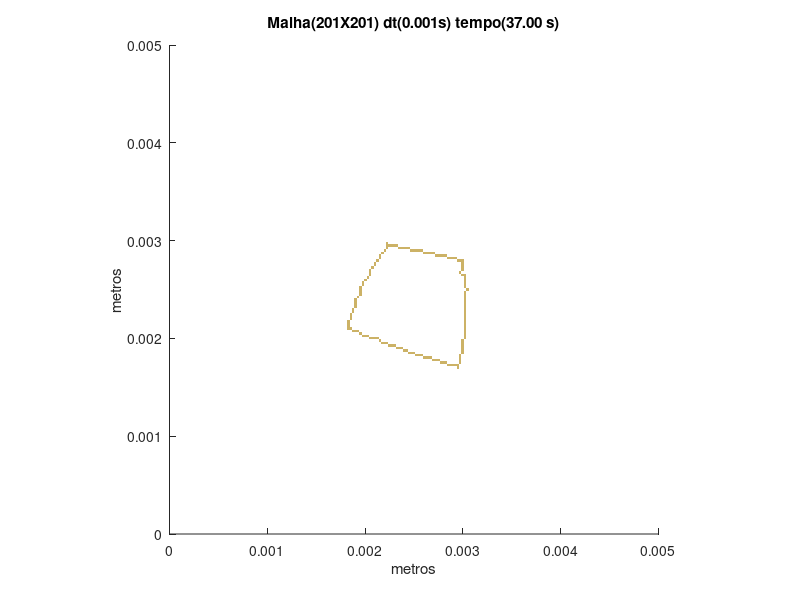

The MATLAB script that drew this image:
set (gca,'PlotBoxAspectRatio',[1 1 1],'Xlim',[0,0.005],'Ylim',[0,0.005])
hold on
title('Malha(201X201) dt(0.001s) tempo(37.00 s)')
hold on
ylabel('metros')
hold on
xlabel('metros')
hold on

fill([0.00293532338308458 0.00293532338308458 0.00296019900497512 0.00296019900497512],[0.00169154228855721 0.00171641791044776 0.00171641791044776 0.00169154228855721],[0.8,0.7,0.4],'LineStyle','none')

fill([0.00283582089552239 0.00283582089552239 0.00286069651741294 0.00286069651741294],[0.00171641791044776 0.00174129353233831 0.00174129353233831 0.00171641791044776],[0.8,0.7,0.4],'LineStyle','none')

fill([0.00286069651741294 0.00286069651741294 0.00288557213930348 0.00288557213930348],[0.00171641791044776 0.00174129353233831 0.00174129353233831 0.00171641791044776],[0.8,0.7,0.4],'LineStyle','none')

fill([0.00288557213930348 0.00288557213930348 0.00291044776119403 0.00291044776119403],[0.00171641791044776 0.00174129353233831 0.00174129353233831 0.00171641791044776],[0.8,0.7,0.4],'LineStyle','none')

fill([0.00291044776119403 0.00291044776119403 0.00293532338308458 0.00293532338308458],[0.00171641791044776 0.00174129353233831 0.00174129353233831 0.00171641791044776],[0.8,0.7,0.4],'LineStyle','none')

fill([0.00293532338308458 0.00293532338308458 0.00296019900497512 0.00296019900497512],[0.00171641791044776 0.00174129353233831 0.00174129353233831 0.00171641791044776],[0.8,0.7,0.4],'LineStyle','none')

fill([0.00276119402985075 0.00276119402985075 0.00278606965174129 0.00278606965174129],[0.00174129353233831 0.00176616915422886 0.00176616915422886 0.00174129353233831],[0.8,0.7,0.4],'LineStyle','none')

fill([0.00278606965174129 0.00278606965174129 0.00281094527363184 0.00281094527363184],[0.00174129353233831 0.00176616915422886 0.00176616915422886 0.00174129353233831],[0.8,0.7,0.4],'LineStyle','none')

fill([0.00281094527363184 0.00281094527363184 0.00283582089552239 0.00283582089552239],[0.00174129353233831 0.00176616915422886 0.00176616915422886 0.00174129353233831],[0.8,0.7,0.4],'LineStyle','none')

fill([0.00296019900497512 0.00296019900497512 0.00298507462686567 0.00298507462686567],[0.00174129353233831 0.00176616915422886 0.00176616915422886 0.00174129353233831],[0.8,0.7,0.4],'LineStyle','none')

fill([0.0026865671641791 0.0026865671641791 0.00271144278606965 0.00271144278606965],[0.00176616915422886 0.0017910447761194 0.0017910447761194 0.00176616915422886],[0.8,0.7,0.4],'LineStyle','none')

fill([0.00271144278606965 0.00271144278606965 0.0027363184079602 0.0027363184079602],[0.00176616915422886 0.0017910447761194 0.0017910447761194 0.00176616915422886],[0.8,0.7,0.4],'LineStyle','none')

fill([0.0027363184079602 0.0027363184079602 0.00276119402985075 0.00276119402985075],[0.00176616915422886 0.0017910447761194 0.0017910447761194 0.00176616915422886],[0.8,0.7,0.4],'LineStyle','none')

fill([0.00296019900497512 0.00296019900497512 0.00298507462686567 0.00298507462686567],[0.00176616915422886 0.0017910447761194 0.0017910447761194 0.00176616915422886],[0.8,0.7,0.4],'LineStyle','none')

fill([0.00258706467661692 0.00258706467661692 0.00261194029850746 0.00261194029850746],[0.0017910447761194 0.00181592039800995 0.00181592039800995 0.0017910447761194],[0.8,0.7,0.4],'LineStyle','none')

fill([0.00261194029850746 0.00261194029850746 0.00263681592039801 0.00263681592039801],[0.0017910447761194 0.00181592039800995 0.00181592039800995 0.0017910447761194],[0.8,0.7,0.4],'LineStyle','none')

fill([0.00263681592039801 0.00263681592039801 0.00266169154228856 0.00266169154228856],[0.0017910447761194 0.00181592039800995 0.00181592039800995 0.0017910447761194],[0.8,0.7,0.4],'LineStyle','none')

fill([0.00266169154228856 0.00266169154228856 0.0026865671641791 0.0026865671641791],[0.0017910447761194 0.00181592039800995 0.00181592039800995 0.0017910447761194],[0.8,0.7,0.4],'LineStyle','none')

fill([0.00296019900497512 0.00296019900497512 0.00298507462686567 0.00298507462686567],[0.0017910447761194 0.00181592039800995 0.00181592039800995 0.0017910447761194],[0.8,0.7,0.4],'LineStyle','none')

fill([0.00251243781094527 0.00251243781094527 0.00253731343283582 0.00253731343283582],[0.00181592039800995 0.0018407960199005 0.0018407960199005 0.00181592039800995],[0.8,0.7,0.4],'LineStyle','none')

fill([0.00253731343283582 0.00253731343283582 0.00256218905472637 0.00256218905472637],[0.00181592039800995 0.0018407960199005 0.0018407960199005 0.00181592039800995],[0.8,0.7,0.4],'LineStyle','none')

fill([0.00256218905472637 0.00256218905472637 0.00258706467661692 0.00258706467661692],[0.00181592039800995 0.0018407960199005 0.0018407960199005 0.00181592039800995],[0.8,0.7,0.4],'LineStyle','none')

fill([0.00296019900497512 0.00296019900497512 0.00298507462686567 0.00298507462686567],[0.00181592039800995 0.0018407960199005 0.0018407960199005 0.00181592039800995],[0.8,0.7,0.4],'LineStyle','none')

fill([0.00243781094527363 0.00243781094527363 0.00246268656716418 0.00246268656716418],[0.0018407960199005 0.00186567164179104 0.00186567164179104 0.0018407960199005],[0.8,0.7,0.4],'LineStyle','none')

fill([0.00246268656716418 0.00246268656716418 0.00248756218905473 0.00248756218905473],[0.0018407960199005 0.00186567164179104 0.00186567164179104 0.0018407960199005],[0.8,0.7,0.4],'LineStyle','none')

fill([0.00248756218905473 0.00248756218905473 0.00251243781094527 0.00251243781094527],[0.0018407960199005 0.00186567164179104 0.00186567164179104 0.0018407960199005],[0.8,0.7,0.4],'LineStyle','none')

fill([0.00298507462686567 0.00298507462686567 0.00300995024875622 0.00300995024875622],[0.0018407960199005 0.00186567164179104 0.00186567164179104 0.0018407960199005],[0.8,0.7,0.4],'LineStyle','none')

fill([0.00238805970149254 0.00238805970149254 0.00241293532338308 0.00241293532338308],[0.00186567164179104 0.00189054726368159 0.00189054726368159 0.00186567164179104],[0.8,0.7,0.4],'LineStyle','none')

fill([0.00241293532338308 0.00241293532338308 0.00243781094527363 0.00243781094527363],[0.00186567164179104 0.00189054726368159 0.00189054726368159 0.00186567164179104],[0.8,0.7,0.4],'LineStyle','none')

fill([0.00298507462686567 0.00298507462686567 0.00300995024875622 0.00300995024875622],[0.00186567164179104 0.00189054726368159 0.00189054726368159 0.00186567164179104],[0.8,0.7,0.4],'LineStyle','none')

fill([0.0023134328358209 0.0023134328358209 0.00233830845771144 0.00233830845771144],[0.00189054726368159 0.00191542288557214 0.00191542288557214 0.00189054726368159],[0.8,0.7,0.4],'LineStyle','none')

fill([0.00233830845771144 0.00233830845771144 0.00236318407960199 0.00236318407960199],[0.00189054726368159 0.00191542288557214 0.00191542288557214 0.00189054726368159],[0.8,0.7,0.4],'LineStyle','none')

fill([0.00236318407960199 0.00236318407960199 0.00238805970149254 0.00238805970149254],[0.00189054726368159 0.00191542288557214 0.00191542288557214 0.00189054726368159],[0.8,0.7,0.4],'LineStyle','none')

fill([0.00298507462686567 0.00298507462686567 0.00300995024875622 0.00300995024875622],[0.00189054726368159 0.00191542288557214 0.00191542288557214 0.00189054726368159],[0.8,0.7,0.4],'LineStyle','none')

fill([0.00223880597014925 0.00223880597014925 0.0022636815920398 0.0022636815920398],[0.00191542288557214 0.00194029850746269 0.00194029850746269 0.00191542288557214],[0.8,0.7,0.4],'LineStyle','none')

fill([0.0022636815920398 0.0022636815920398 0.00228855721393035 0.00228855721393035],[0.00191542288557214 0.00194029850746269 0.00194029850746269 0.00191542288557214],[0.8,0.7,0.4],'LineStyle','none')

fill([0.00228855721393035 0.00228855721393035 0.0023134328358209 0.0023134328358209],[0.00191542288557214 0.00194029850746269 0.00194029850746269 0.00191542288557214],[0.8,0.7,0.4],'LineStyle','none')

fill([0.00298507462686567 0.00298507462686567 0.00300995024875622 0.00300995024875622],[0.00191542288557214 0.00194029850746269 0.00194029850746269 0.00191542288557214],[0.8,0.7,0.4],'LineStyle','none')

fill([0.00216417910447761 0.00216417910447761 0.00218905472636816 0.00218905472636816],[0.00194029850746269 0.00196517412935323 0.00196517412935323 0.00194029850746269],[0.8,0.7,0.4],'LineStyle','none')

fill([0.00218905472636816 0.00218905472636816 0.00221393034825871 0.00221393034825871],[0.00194029850746269 0.00196517412935323 0.00196517412935323 0.00194029850746269],[0.8,0.7,0.4],'LineStyle','none')

fill([0.00221393034825871 0.00221393034825871 0.00223880597014925 0.00223880597014925],[0.00194029850746269 0.00196517412935323 0.00196517412935323 0.00194029850746269],[0.8,0.7,0.4],'LineStyle','none')

fill([0.00298507462686567 0.00298507462686567 0.00300995024875622 0.00300995024875622],[0.00194029850746269 0.00196517412935323 0.00196517412935323 0.00194029850746269],[0.8,0.7,0.4],'LineStyle','none')

fill([0.00213930348258706 0.00213930348258706 0.00216417910447761 0.00216417910447761],[0.00196517412935323 0.00199004975124378 0.00199004975124378 0.00196517412935323],[0.8,0.7,0.4],'LineStyle','none')

fill([0.00298507462686567 0.00298507462686567 0.00300995024875622 0.00300995024875622],[0.00196517412935323 0.00199004975124378 0.00199004975124378 0.00196517412935323],[0.8,0.7,0.4],'LineStyle','none')

fill([0.00203980099502488 0.00203980099502488 0.00206467661691542 0.00206467661691542],[0.00199004975124378 0.00201492537313433 0.00201492537313433 0.00199004975124378],[0.8,0.7,0.4],'LineStyle','none')

fill([0.00206467661691542 0.00206467661691542 0.00208955223880597 0.00208955223880597],[0.00199004975124378 0.00201492537313433 0.00201492537313433 0.00199004975124378],[0.8,0.7,0.4],'LineStyle','none')

fill([0.00208955223880597 0.00208955223880597 0.00211442786069652 0.00211442786069652],[0.00199004975124378 0.00201492537313433 0.00201492537313433 0.00199004975124378],[0.8,0.7,0.4],'LineStyle','none')

fill([0.00211442786069652 0.00211442786069652 0.00213930348258706 0.00213930348258706],[0.00199004975124378 0.00201492537313433 0.00201492537313433 0.00199004975124378],[0.8,0.7,0.4],'LineStyle','none')

fill([0.00300995024875622 0.00300995024875622 0.00303482587064677 0.00303482587064677],[0.00199004975124378 0.00201492537313433 0.00201492537313433 0.00199004975124378],[0.8,0.7,0.4],'LineStyle','none')

fill([0.00196517412935323 0.00196517412935323 0.00199004975124378 0.00199004975124378],[0.00201492537313433 0.00203980099502488 0.00203980099502488 0.00201492537313433],[0.8,0.7,0.4],'LineStyle','none')

fill([0.00199004975124378 0.00199004975124378 0.00201492537313433 0.00201492537313433],[0.00201492537313433 0.00203980099502488 0.00203980099502488 0.00201492537313433],[0.8,0.7,0.4],'LineStyle','none')

fill([0.00201492537313433 0.00201492537313433 0.00203980099502488 0.00203980099502488],[0.00201492537313433 0.00203980099502488 0.00203980099502488 0.00201492537313433],[0.8,0.7,0.4],'LineStyle','none')

fill([0.00300995024875622 0.00300995024875622 0.00303482587064677 0.00303482587064677],[0.00201492537313433 0.00203980099502488 0.00203980099502488 0.00201492537313433],[0.8,0.7,0.4],'LineStyle','none')

fill([0.00194029850746269 0.00194029850746269 0.00196517412935323 0.00196517412935323],[0.00203980099502488 0.00206467661691542 0.00206467661691542 0.00203980099502488],[0.8,0.7,0.4],'LineStyle','none')

fill([0.00300995024875622 0.00300995024875622 0.00303482587064677 0.00303482587064677],[0.00203980099502488 0.00206467661691542 0.00206467661691542 0.00203980099502488],[0.8,0.7,0.4],'LineStyle','none')

fill([0.00186567164179104 0.00186567164179104 0.00189054726368159 0.00189054726368159],[0.00206467661691542 0.00208955223880597 0.00208955223880597 0.00206467661691542],[0.8,0.7,0.4],'LineStyle','none')

fill([0.00189054726368159 0.00189054726368159 0.00191542288557214 0.00191542288557214],[0.00206467661691542 0.00208955223880597 0.00208955223880597 0.00206467661691542],[0.8,0.7,0.4],'LineStyle','none')

fill([0.00191542288557214 0.00191542288557214 0.00194029850746269 0.00194029850746269],[0.00206467661691542 0.00208955223880597 0.00208955223880597 0.00206467661691542],[0.8,0.7,0.4],'LineStyle','none')

fill([0.00300995024875622 0.00300995024875622 0.00303482587064677 0.00303482587064677],[0.00206467661691542 0.00208955223880597 0.00208955223880597 0.00206467661691542],[0.8,0.7,0.4],'LineStyle','none')

fill([0.00181592039800995 0.00181592039800995 0.0018407960199005 0.0018407960199005],[0.00208955223880597 0.00211442786069652 0.00211442786069652 0.00208955223880597],[0.8,0.7,0.4],'LineStyle','none')

fill([0.0018407960199005 0.0018407960199005 0.00186567164179104 0.00186567164179104],[0.00208955223880597 0.00211442786069652 0.00211442786069652 0.00208955223880597],[0.8,0.7,0.4],'LineStyle','none')

fill([0.00300995024875622 0.00300995024875622 0.00303482587064677 0.00303482587064677],[0.00208955223880597 0.00211442786069652 0.00211442786069652 0.00208955223880597],[0.8,0.7,0.4],'LineStyle','none')

fill([0.00181592039800995 0.00181592039800995 0.0018407960199005 0.0018407960199005],[0.00211442786069652 0.00213930348258706 0.00213930348258706 0.00211442786069652],[0.8,0.7,0.4],'LineStyle','none')

fill([0.00300995024875622 0.00300995024875622 0.00303482587064677 0.00303482587064677],[0.00211442786069652 0.00213930348258706 0.00213930348258706 0.00211442786069652],[0.8,0.7,0.4],'LineStyle','none')

fill([0.00181592039800995 0.00181592039800995 0.0018407960199005 0.0018407960199005],[0.00213930348258706 0.00216417910447761 0.00216417910447761 0.00213930348258706],[0.8,0.7,0.4],'LineStyle','none')

fill([0.00300995024875622 0.00300995024875622 0.00303482587064677 0.00303482587064677],[0.00213930348258706 0.00216417910447761 0.00216417910447761 0.00213930348258706],[0.8,0.7,0.4],'LineStyle','none')

fill([0.00181592039800995 0.00181592039800995 0.0018407960199005 0.0018407960199005],[0.00216417910447761 0.00218905472636816 0.00218905472636816 0.00216417910447761],[0.8,0.7,0.4],'LineStyle','none')

fill([0.00300995024875622 0.00300995024875622 0.00303482587064677 0.00303482587064677],[0.00216417910447761 0.00218905472636816 0.00218905472636816 0.00216417910447761],[0.8,0.7,0.4],'LineStyle','none')

fill([0.0018407960199005 0.0018407960199005 0.00186567164179104 0.00186567164179104],[0.00218905472636816 0.00221393034825871 0.00221393034825871 0.00218905472636816],[0.8,0.7,0.4],'LineStyle','none')

fill([0.00300995024875622 0.00300995024875622 0.00303482587064677 0.00303482587064677],[0.00218905472636816 0.00221393034825871 0.00221393034825871 0.00218905472636816],[0.8,0.7,0.4],'LineStyle','none')

fill([0.0018407960199005 0.0018407960199005 0.00186567164179104 0.00186567164179104],[0.00221393034825871 0.00223880597014925 0.00223880597014925 0.00221393034825871],[0.8,0.7,0.4],'LineStyle','none')

fill([0.00300995024875622 0.00300995024875622 0.00303482587064677 0.00303482587064677],[0.00221393034825871 0.00223880597014925 0.00223880597014925 0.00221393034825871],[0.8,0.7,0.4],'LineStyle','none')

fill([0.0018407960199005 0.0018407960199005 0.00186567164179104 0.00186567164179104],[0.00223880597014925 0.0022636815920398 0.0022636815920398 0.00223880597014925],[0.8,0.7,0.4],'LineStyle','none')

fill([0.00300995024875622 0.00300995024875622 0.00303482587064677 0.00303482587064677],[0.00223880597014925 0.0022636815920398 0.0022636815920398 0.00223880597014925],[0.8,0.7,0.4],'LineStyle','none')

fill([0.00186567164179104 0.00186567164179104 0.00189054726368159 0.00189054726368159],[0.0022636815920398 0.00228855721393035 0.00228855721393035 0.0022636815920398],[0.8,0.7,0.4],'LineStyle','none')

fill([0.00300995024875622 0.00300995024875622 0.00303482587064677 0.00303482587064677],[0.0022636815920398 0.00228855721393035 0.00228855721393035 0.0022636815920398],[0.8,0.7,0.4],'LineStyle','none')

fill([0.00186567164179104 0.00186567164179104 0.00189054726368159 0.00189054726368159],[0.00228855721393035 0.0023134328358209 0.0023134328358209 0.00228855721393035],[0.8,0.7,0.4],'LineStyle','none')

fill([0.00300995024875622 0.00300995024875622 0.00303482587064677 0.00303482587064677],[0.00228855721393035 0.0023134328358209 0.0023134328358209 0.00228855721393035],[0.8,0.7,0.4],'LineStyle','none')

fill([0.00189054726368159 0.00189054726368159 0.00191542288557214 0.00191542288557214],[0.0023134328358209 0.00233830845771144 0.00233830845771144 0.0023134328358209],[0.8,0.7,0.4],'LineStyle','none')

fill([0.00300995024875622 0.00300995024875622 0.00303482587064677 0.00303482587064677],[0.0023134328358209 0.00233830845771144 0.00233830845771144 0.0023134328358209],[0.8,0.7,0.4],'LineStyle','none')

fill([0.00189054726368159 0.00189054726368159 0.00191542288557214 0.00191542288557214],[0.00233830845771144 0.00236318407960199 0.00236318407960199 0.00233830845771144],[0.8,0.7,0.4],'LineStyle','none')

fill([0.00300995024875622 0.00300995024875622 0.00303482587064677 0.00303482587064677],[0.00233830845771144 0.00236318407960199 0.00236318407960199 0.00233830845771144],[0.8,0.7,0.4],'LineStyle','none')

fill([0.00189054726368159 0.00189054726368159 0.00191542288557214 0.00191542288557214],[0.00236318407960199 0.00238805970149254 0.00238805970149254 0.00236318407960199],[0.8,0.7,0.4],'LineStyle','none')

fill([0.00300995024875622 0.00300995024875622 0.00303482587064677 0.00303482587064677],[0.00236318407960199 0.00238805970149254 0.00238805970149254 0.00236318407960199],[0.8,0.7,0.4],'LineStyle','none')

fill([0.00189054726368159 0.00189054726368159 0.00191542288557214 0.00191542288557214],[0.00238805970149254 0.00241293532338308 0.00241293532338308 0.00238805970149254],[0.8,0.7,0.4],'LineStyle','none')

fill([0.00300995024875622 0.00300995024875622 0.00303482587064677 0.00303482587064677],[0.00238805970149254 0.00241293532338308 0.00241293532338308 0.00238805970149254],[0.8,0.7,0.4],'LineStyle','none')

fill([0.00191542288557214 0.00191542288557214 0.00194029850746269 0.00194029850746269],[0.00241293532338308 0.00243781094527363 0.00243781094527363 0.00241293532338308],[0.8,0.7,0.4],'LineStyle','none')

fill([0.00300995024875622 0.00300995024875622 0.00303482587064677 0.00303482587064677],[0.00241293532338308 0.00243781094527363 0.00243781094527363 0.00241293532338308],[0.8,0.7,0.4],'LineStyle','none')

fill([0.00194029850746269 0.00194029850746269 0.00196517412935323 0.00196517412935323],[0.00243781094527363 0.00246268656716418 0.00246268656716418 0.00243781094527363],[0.8,0.7,0.4],'LineStyle','none')

fill([0.00300995024875622 0.00300995024875622 0.00303482587064677 0.00303482587064677],[0.00243781094527363 0.00246268656716418 0.00246268656716418 0.00243781094527363],[0.8,0.7,0.4],'LineStyle','none')

fill([0.00194029850746269 0.00194029850746269 0.00196517412935323 0.00196517412935323],[0.00246268656716418 0.00248756218905473 0.00248756218905473 0.00246268656716418],[0.8,0.7,0.4],'LineStyle','none')

fill([0.00300995024875622 0.00300995024875622 0.00303482587064677 0.00303482587064677],[0.00246268656716418 0.00248756218905473 0.00248756218905473 0.00246268656716418],[0.8,0.7,0.4],'LineStyle','none')

fill([0.00194029850746269 0.00194029850746269 0.00196517412935323 0.00196517412935323],[0.00248756218905473 0.00251243781094527 0.00251243781094527 0.00248756218905473],[0.8,0.7,0.4],'LineStyle','none')

fill([0.00303482587064677 0.00303482587064677 0.00305970149253731 0.00305970149253731],[0.00248756218905473 0.00251243781094527 0.00251243781094527 0.00248756218905473],[0.8,0.7,0.4],'LineStyle','none')

fill([0.00194029850746269 0.00194029850746269 0.00196517412935323 0.00196517412935323],[0.00251243781094527 0.00253731343283582 0.00253731343283582 0.00251243781094527],[0.8,0.7,0.4],'LineStyle','none')

fill([0.00300995024875622 0.00300995024875622 0.00303482587064677 0.00303482587064677],[0.00251243781094527 0.00253731343283582 0.00253731343283582 0.00251243781094527],[0.8,0.7,0.4],'LineStyle','none')

fill([0.00196517412935323 0.00196517412935323 0.00199004975124378 0.00199004975124378],[0.00253731343283582 0.00256218905472637 0.00256218905472637 0.00253731343283582],[0.8,0.7,0.4],'LineStyle','none')

fill([0.00300995024875622 0.00300995024875622 0.00303482587064677 0.00303482587064677],[0.00253731343283582 0.00256218905472637 0.00256218905472637 0.00253731343283582],[0.8,0.7,0.4],'LineStyle','none')

fill([0.00196517412935323 0.00196517412935323 0.00199004975124378 0.00199004975124378],[0.00256218905472637 0.00258706467661692 0.00258706467661692 0.00256218905472637],[0.8,0.7,0.4],'LineStyle','none')

fill([0.00300995024875622 0.00300995024875622 0.00303482587064677 0.00303482587064677],[0.00256218905472637 0.00258706467661692 0.00258706467661692 0.00256218905472637],[0.8,0.7,0.4],'LineStyle','none')

fill([0.00199004975124378 0.00199004975124378 0.00201492537313433 0.00201492537313433],[0.00258706467661692 0.00261194029850746 0.00261194029850746 0.00258706467661692],[0.8,0.7,0.4],'LineStyle','none')

fill([0.00300995024875622 0.00300995024875622 0.00303482587064677 0.00303482587064677],[0.00258706467661692 0.00261194029850746 0.00261194029850746 0.00258706467661692],[0.8,0.7,0.4],'LineStyle','none')

fill([0.00201492537313433 0.00201492537313433 0.00203980099502488 0.00203980099502488],[0.00261194029850746 0.00263681592039801 0.00263681592039801 0.00261194029850746],[0.8,0.7,0.4],'LineStyle','none')

fill([0.00300995024875622 0.00300995024875622 0.00303482587064677 0.00303482587064677],[0.00261194029850746 0.00263681592039801 0.00263681592039801 0.00261194029850746],[0.8,0.7,0.4],'LineStyle','none')

fill([0.00203980099502488 0.00203980099502488 0.00206467661691542 0.00206467661691542],[0.00263681592039801 0.00266169154228856 0.00266169154228856 0.00263681592039801],[0.8,0.7,0.4],'LineStyle','none')

fill([0.00298507462686567 0.00298507462686567 0.00300995024875622 0.00300995024875622],[0.00263681592039801 0.00266169154228856 0.00266169154228856 0.00263681592039801],[0.8,0.7,0.4],'LineStyle','none')

fill([0.00300995024875622 0.00300995024875622 0.00303482587064677 0.00303482587064677],[0.00263681592039801 0.00266169154228856 0.00266169154228856 0.00263681592039801],[0.8,0.7,0.4],'LineStyle','none')

fill([0.00203980099502488 0.00203980099502488 0.00206467661691542 0.00206467661691542],[0.00266169154228856 0.0026865671641791 0.0026865671641791 0.00266169154228856],[0.8,0.7,0.4],'LineStyle','none')

fill([0.00296019900497512 0.00296019900497512 0.00298507462686567 0.00298507462686567],[0.00266169154228856 0.0026865671641791 0.0026865671641791 0.00266169154228856],[0.8,0.7,0.4],'LineStyle','none')

fill([0.00203980099502488 0.00203980099502488 0.00206467661691542 0.00206467661691542],[0.0026865671641791 0.00271144278606965 0.00271144278606965 0.0026865671641791],[0.8,0.7,0.4],'LineStyle','none')

fill([0.00298507462686567 0.00298507462686567 0.00300995024875622 0.00300995024875622],[0.0026865671641791 0.00271144278606965 0.00271144278606965 0.0026865671641791],[0.8,0.7,0.4],'LineStyle','none')

fill([0.00206467661691542 0.00206467661691542 0.00208955223880597 0.00208955223880597],[0.00271144278606965 0.0027363184079602 0.0027363184079602 0.00271144278606965],[0.8,0.7,0.4],'LineStyle','none')

fill([0.00298507462686567 0.00298507462686567 0.00300995024875622 0.00300995024875622],[0.00271144278606965 0.0027363184079602 0.0027363184079602 0.00271144278606965],[0.8,0.7,0.4],'LineStyle','none')

fill([0.00208955223880597 0.00208955223880597 0.00211442786069652 0.00211442786069652],[0.0027363184079602 0.00276119402985075 0.00276119402985075 0.0027363184079602],[0.8,0.7,0.4],'LineStyle','none')

fill([0.00298507462686567 0.00298507462686567 0.00300995024875622 0.00300995024875622],[0.0027363184079602 0.00276119402985075 0.00276119402985075 0.0027363184079602],[0.8,0.7,0.4],'LineStyle','none')

fill([0.00208955223880597 0.00208955223880597 0.00211442786069652 0.00211442786069652],[0.00276119402985075 0.00278606965174129 0.00278606965174129 0.00276119402985075],[0.8,0.7,0.4],'LineStyle','none')

fill([0.00298507462686567 0.00298507462686567 0.00300995024875622 0.00300995024875622],[0.00276119402985075 0.00278606965174129 0.00278606965174129 0.00276119402985075],[0.8,0.7,0.4],'LineStyle','none')

fill([0.00211442786069652 0.00211442786069652 0.00213930348258706 0.00213930348258706],[0.00278606965174129 0.00281094527363184 0.00281094527363184 0.00278606965174129],[0.8,0.7,0.4],'LineStyle','none')

fill([0.00293532338308458 0.00293532338308458 0.00296019900497512 0.00296019900497512],[0.00278606965174129 0.00281094527363184 0.00281094527363184 0.00278606965174129],[0.8,0.7,0.4],'LineStyle','none')

fill([0.00296019900497512 0.00296019900497512 0.00298507462686567 0.00298507462686567],[0.00278606965174129 0.00281094527363184 0.00281094527363184 0.00278606965174129],[0.8,0.7,0.4],'LineStyle','none')

fill([0.00298507462686567 0.00298507462686567 0.00300995024875622 0.00300995024875622],[0.00278606965174129 0.00281094527363184 0.00281094527363184 0.00278606965174129],[0.8,0.7,0.4],'LineStyle','none')

fill([0.00213930348258706 0.00213930348258706 0.00216417910447761 0.00216417910447761],[0.00281094527363184 0.00283582089552239 0.00283582089552239 0.00281094527363184],[0.8,0.7,0.4],'LineStyle','none')

fill([0.00283582089552239 0.00283582089552239 0.00286069651741294 0.00286069651741294],[0.00281094527363184 0.00283582089552239 0.00283582089552239 0.00281094527363184],[0.8,0.7,0.4],'LineStyle','none')

fill([0.00286069651741294 0.00286069651741294 0.00288557213930348 0.00288557213930348],[0.00281094527363184 0.00283582089552239 0.00283582089552239 0.00281094527363184],[0.8,0.7,0.4],'LineStyle','none')

fill([0.00288557213930348 0.00288557213930348 0.00291044776119403 0.00291044776119403],[0.00281094527363184 0.00283582089552239 0.00283582089552239 0.00281094527363184],[0.8,0.7,0.4],'LineStyle','none')

fill([0.00291044776119403 0.00291044776119403 0.00293532338308458 0.00293532338308458],[0.00281094527363184 0.00283582089552239 0.00283582089552239 0.00281094527363184],[0.8,0.7,0.4],'LineStyle','none')

fill([0.00213930348258706 0.00213930348258706 0.00216417910447761 0.00216417910447761],[0.00283582089552239 0.00286069651741294 0.00286069651741294 0.00283582089552239],[0.8,0.7,0.4],'LineStyle','none')

fill([0.00271144278606965 0.00271144278606965 0.0027363184079602 0.0027363184079602],[0.00283582089552239 0.00286069651741294 0.00286069651741294 0.00283582089552239],[0.8,0.7,0.4],'LineStyle','none')

fill([0.0027363184079602 0.0027363184079602 0.00276119402985075 0.00276119402985075],[0.00283582089552239 0.00286069651741294 0.00286069651741294 0.00283582089552239],[0.8,0.7,0.4],'LineStyle','none')

fill([0.00276119402985075 0.00276119402985075 0.00278606965174129 0.00278606965174129],[0.00283582089552239 0.00286069651741294 0.00286069651741294 0.00283582089552239],[0.8,0.7,0.4],'LineStyle','none')

fill([0.00278606965174129 0.00278606965174129 0.00281094527363184 0.00281094527363184],[0.00283582089552239 0.00286069651741294 0.00286069651741294 0.00283582089552239],[0.8,0.7,0.4],'LineStyle','none')

fill([0.00281094527363184 0.00281094527363184 0.00283582089552239 0.00283582089552239],[0.00283582089552239 0.00286069651741294 0.00286069651741294 0.00283582089552239],[0.8,0.7,0.4],'LineStyle','none')

fill([0.00216417910447761 0.00216417910447761 0.00218905472636816 0.00218905472636816],[0.00286069651741294 0.00288557213930348 0.00288557213930348 0.00286069651741294],[0.8,0.7,0.4],'LineStyle','none')

fill([0.00258706467661692 0.00258706467661692 0.00261194029850746 0.00261194029850746],[0.00286069651741294 0.00288557213930348 0.00288557213930348 0.00286069651741294],[0.8,0.7,0.4],'LineStyle','none')

fill([0.00261194029850746 0.00261194029850746 0.00263681592039801 0.00263681592039801],[0.00286069651741294 0.00288557213930348 0.00288557213930348 0.00286069651741294],[0.8,0.7,0.4],'LineStyle','none')

fill([0.00263681592039801 0.00263681592039801 0.00266169154228856 0.00266169154228856],[0.00286069651741294 0.00288557213930348 0.00288557213930348 0.00286069651741294],[0.8,0.7,0.4],'LineStyle','none')

fill([0.00266169154228856 0.00266169154228856 0.0026865671641791 0.0026865671641791],[0.00286069651741294 0.00288557213930348 0.00288557213930348 0.00286069651741294],[0.8,0.7,0.4],'LineStyle','none')

fill([0.0026865671641791 0.0026865671641791 0.00271144278606965 0.00271144278606965],[0.00286069651741294 0.00288557213930348 0.00288557213930348 0.00286069651741294],[0.8,0.7,0.4],'LineStyle','none')

fill([0.00218905472636816 0.00218905472636816 0.00221393034825871 0.00221393034825871],[0.00288557213930348 0.00291044776119403 0.00291044776119403 0.00288557213930348],[0.8,0.7,0.4],'LineStyle','none')

fill([0.00246268656716418 0.00246268656716418 0.00248756218905473 0.00248756218905473],[0.00288557213930348 0.00291044776119403 0.00291044776119403 0.00288557213930348],[0.8,0.7,0.4],'LineStyle','none')

fill([0.00248756218905473 0.00248756218905473 0.00251243781094527 0.00251243781094527],[0.00288557213930348 0.00291044776119403 0.00291044776119403 0.00288557213930348],[0.8,0.7,0.4],'LineStyle','none')

fill([0.00251243781094527 0.00251243781094527 0.00253731343283582 0.00253731343283582],[0.00288557213930348 0.00291044776119403 0.00291044776119403 0.00288557213930348],[0.8,0.7,0.4],'LineStyle','none')

fill([0.00253731343283582 0.00253731343283582 0.00256218905472637 0.00256218905472637],[0.00288557213930348 0.00291044776119403 0.00291044776119403 0.00288557213930348],[0.8,0.7,0.4],'LineStyle','none')

fill([0.00256218905472637 0.00256218905472637 0.00258706467661692 0.00258706467661692],[0.00288557213930348 0.00291044776119403 0.00291044776119403 0.00288557213930348],[0.8,0.7,0.4],'LineStyle','none')

fill([0.00221393034825871 0.00221393034825871 0.00223880597014925 0.00223880597014925],[0.00291044776119403 0.00293532338308458 0.00293532338308458 0.00291044776119403],[0.8,0.7,0.4],'LineStyle','none')

fill([0.00233830845771144 0.00233830845771144 0.00236318407960199 0.00236318407960199],[0.00291044776119403 0.00293532338308458 0.00293532338308458 0.00291044776119403],[0.8,0.7,0.4],'LineStyle','none')

fill([0.00236318407960199 0.00236318407960199 0.00238805970149254 0.00238805970149254],[0.00291044776119403 0.00293532338308458 0.00293532338308458 0.00291044776119403],[0.8,0.7,0.4],'LineStyle','none')

fill([0.00238805970149254 0.00238805970149254 0.00241293532338308 0.00241293532338308],[0.00291044776119403 0.00293532338308458 0.00293532338308458 0.00291044776119403],[0.8,0.7,0.4],'LineStyle','none')

fill([0.00241293532338308 0.00241293532338308 0.00243781094527363 0.00243781094527363],[0.00291044776119403 0.00293532338308458 0.00293532338308458 0.00291044776119403],[0.8,0.7,0.4],'LineStyle','none')

fill([0.00243781094527363 0.00243781094527363 0.00246268656716418 0.00246268656716418],[0.00291044776119403 0.00293532338308458 0.00293532338308458 0.00291044776119403],[0.8,0.7,0.4],'LineStyle','none')

fill([0.00221393034825871 0.00221393034825871 0.00223880597014925 0.00223880597014925],[0.00293532338308458 0.00296019900497512 0.00296019900497512 0.00293532338308458],[0.8,0.7,0.4],'LineStyle','none')

fill([0.00223880597014925 0.00223880597014925 0.0022636815920398 0.0022636815920398],[0.00293532338308458 0.00296019900497512 0.00296019900497512 0.00293532338308458],[0.8,0.7,0.4],'LineStyle','none')

fill([0.0022636815920398 0.0022636815920398 0.00228855721393035 0.00228855721393035],[0.00293532338308458 0.00296019900497512 0.00296019900497512 0.00293532338308458],[0.8,0.7,0.4],'LineStyle','none')

fill([0.00228855721393035 0.00228855721393035 0.0023134328358209 0.0023134328358209],[0.00293532338308458 0.00296019900497512 0.00296019900497512 0.00293532338308458],[0.8,0.7,0.4],'LineStyle','none')

fill([0.0023134328358209 0.0023134328358209 0.00233830845771144 0.00233830845771144],[0.00293532338308458 0.00296019900497512 0.00296019900497512 0.00293532338308458],[0.8,0.7,0.4],'LineStyle','none')

fill([0.00221393034825871 0.00221393034825871 0.00223880597014925 0.00223880597014925],[0.00296019900497512 0.00298507462686567 0.00298507462686567 0.00296019900497512],[0.8,0.7,0.4],'LineStyle','none')
